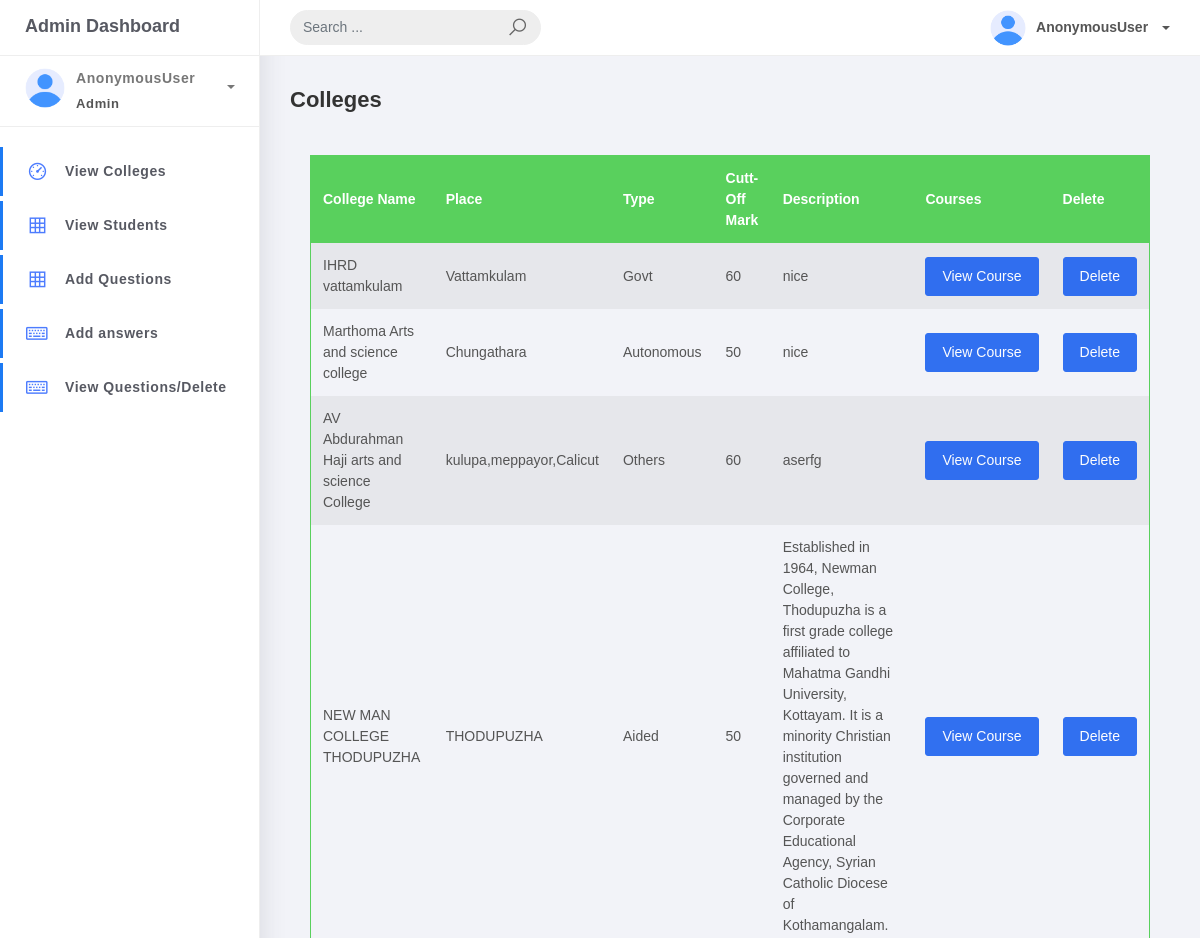
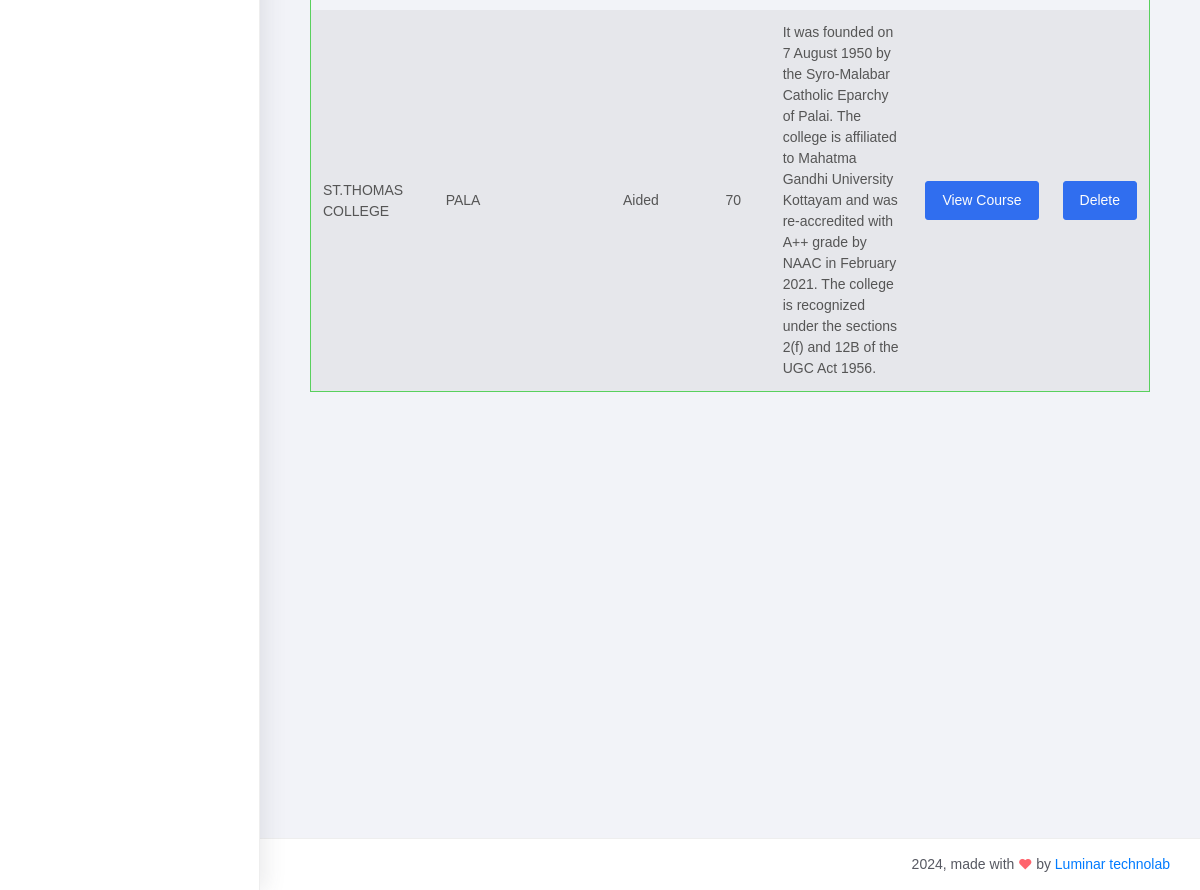
/super/college_list/, run on the app's committed database (2 pictures, top to bottom).
### CarrierApp/models.py (models this page shows, shortened)
class College(models.Model):
    name=models.CharField(max_length=50,null=True)
    place=models.CharField(max_length=50,null=True)
    Type=models.CharField(max_length=50,null=True)
    Description=models.TextField(max_length=300,null=True)
    cut_off_mark=models.PositiveBigIntegerField(null=True)
    user=models.OneToOneField(Login, on_delete=models.DO_NOTHING,null=True,related_name="college_profile")

### Admin/views.py (the view)
# urls.py: path('college_list/',views.CollegeList.as_view(),name="college_list"),
class CollegeList(View):
    def get(self,request):
        data=College.objects.all()
        return render(request,'Admin_temp/collegelist.html',{"data":data})

### Admin/templates/Admin_temp/collegelist.html (shortened to what this page needs)
{% load static %}
<!DOCTYPE html>
<html>
<head>
	<link rel="stylesheet" href="{% static 'assets/css/bootstrap.min.css' %}">
	<link rel="stylesheet" href="{% static 'assets/css/ready.css' %}">
	<link rel="stylesheet" href="{% static 'assets/css/demo.css' %}">
</head>
<body>
	<div class="wrapper">
		<div class="main-header">
			<div class="logo-header">
				<a href="{% url 'super_home' %}" class="logo">
					Admin Dashboard
				</a>
			</div>
			<nav class="navbar navbar-header navbar-expand-lg">
				<div class="container-fluid">
					<form class="navbar-left navbar-form nav-search mr-md-3" action="">
						<div class="input-group">
							<input type="text" placeholder="Search ..." class="form-control">
							<div class="input-group-append">
								<span class="input-group-text">
									<i class="la la-search search-icon"></i>
								</span>
							</div>
						</div>
					</form>
					<ul class="navbar-nav topbar-nav ml-md-auto align-items-center">
						<li class="nav-item dropdown">
							<a class="dropdown-toggle profile-pic" data-toggle="dropdown" href="#"
								aria-expanded="false"> <img src="{% static 'assets/img/user.png' %}" alt="user-img"
									width="36" class="img-circle"><span>{{request.user}}</span></span> </a>
						</li>
					</ul>
				</div>
			</nav>
		</div>
		<div class="sidebar">
			<div class="scrollbar-inner sidebar-wrapper">
				<div class="user">
					<div class="photo">
						<img src="{% static 'assets/img/user.png' %}">
					</div>
					<div class="info">
						<a class="" data-toggle="collapse" href="#collapseExample" aria-expanded="true">
							<span>
								{{request.user}}
								<span class="user-level">Admin</span>
								<span class="caret"></span>
							</span>
						</a>
					</div>
				</div>
				<ul class="nav">
					<li class="nav-item active">
						<a href="{% url 'college_list' %}">
							<i class="la la-dashboard"></i>
							<p>View Colleges</p>
						</a>
					</li>
					<li class="nav-item active">
						<a href="{% url 'student_list' %}">
							<i class="la la-table"></i>
							<p>View Students</p>
						</a>
					</li>
					<li class="nav-item active">
						<a href="{% url 'Add_question' %}">
							<i class="la la-table"></i>
							<p>Add Questions</p>
						</a>
					</li>
					<li class="nav-item active">
						<a href="{% url 'Add_answer' %}">
							<i class="la la-keyboard-o"></i>
							<p>Add answers</p>
						</a>
					</li>
					<li class="nav-item active">
						<a href="{% url 'Q_view' %}">
							<i class="la la-keyboard-o"></i>
							<p>View Questions/Delete</p>
						</a>
					</li>
				</ul>
			</div>
		</div>
		<div class="main-panel">
			<div class="content">
				<div class="container-fluid">
					<h4 class="page-title">Colleges</h4>
                    <div class="card-body">
						<table class="table table-head-bg-success table-striped table-hover">
							<thead>
								<tr>
									<th scope="col">College Name</th>
									<th scope="col">Place</th>
									<th scope="col">Type</th>
									<th scope="col">Cutt-Off Mark</th>
									<th scope="col">Description</th>
									<th scope="col">Courses</th>
									<th scope="col">Delete</th>
								</tr>
							</thead>
							<tbody>
								{% for i in data %}
								<tr>
									<td>{{i.name}}</td>
									<td>{{i.place}}</td>
									<td>{{i.Type}}</td>
									<td>{{i.cut_off_mark}}</td>
									<td>{{i.Description}}</td>
									<td><a class="btn btn-primary" href="{% url 'Acourse_view' i.id %}">View Course</a></td>
									<td><a class="btn btn-primary" href="{% url 'college_delete' i.id %}">Delete</a></td>
								</tr>
								{% endfor %}
							</tbody>
						</table>
					</div>
				</div>
			</div>
			<div style="margin-top: 380px;">
			<footer class="footer" >
				<div class="container-fluid">
					<div class="copyright ml-auto">
						2024, made with <i class="la la-heart heart text-danger"></i> by <a
							href="https://www.luminartechnolab.com/">Luminar technolab</a>
					</div>
				</div>
			</footer>
		</div>
		</div>
	</div>
</body>
</html>

### data on the page
College: name "IHRD vattamkulam", place "Vattamkulam", Type "Govt", cut_off_mark "60", Description "nice"
College: name "Marthoma Arts and science college", place "Chungathara", Type "Autonomous", cut_off_mark "50", Description "nice"
College: name "AV Abdurahman Haji arts and science College", place "kulupa,meppayor,Calicut", Type "Others", cut_off_mark "60", Description "aserfg"
College: name "NEW MAN COLLEGE THODUPUZHA", place "THODUPUZHA", Type "Aided", cut_off_mark "50", Description "Established in 1964, Newman College, Thodupuzha is a first grade college affiliated to Mahatma Gandhi University, Kottayam. It is a minority Christian institution governed and managed by the Corporate Educational Agency, Syrian Catholic Diocese of Kothamangalam."
College: name "ST.THOMAS COLLEGE", place "PALA", Type "Aided", cut_off_mark "70", Description "It was founded on 7 August 1950 by the Syro-Malabar Catholic Eparchy of Palai. The college is affiliated to Mahatma Gandhi University Kottayam and was re-accredited with A++ grade by NAAC in February 2021. The college is recognized under the sections 2(f) and 12B of the UGC Act 1956."

### other printed values
{{ request.user }} "AnonymousUser"
